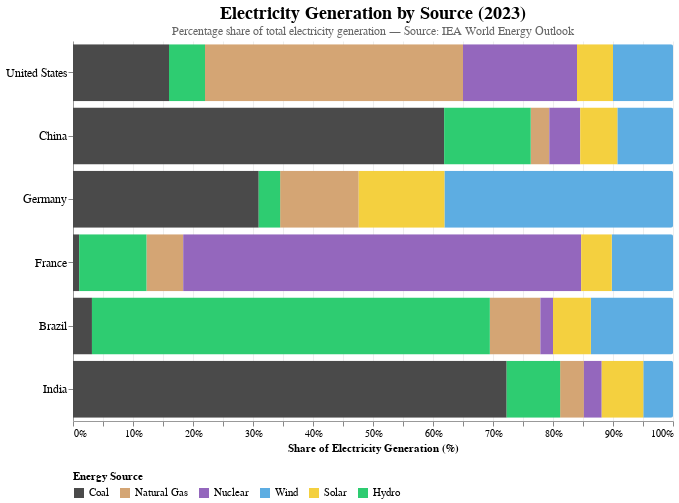

Vega-Lite specification for this chart:
### Vega-Lite specification from a JSON file in a GitHub repository (floating-point values rounded to 4 significant figures)
{"$schema": "https://vega.github.io/schema/vega-lite/v5.json", "title": {"text": "Electricity Generation by Source (2023)", "subtitle": "Percentage share of total electricity generation — Source: IEA World Energy Outlook", "fontSize": 18, "subtitleFontSize": 12, "subtitleColor": "#666"}, "width": 600, "height": 380, "data": {"values": [{"country": "United States", "source": "Coal", "share": 16}, {"country": "United States", "source": "Natural Gas", "share": 43}, {"country": "United States", "source": "Nuclear", "share": 19}, {"country": "United States", "source": "Wind", "share": 10}, {"country": "United States", "source": "Solar", "share": 6}, {"country": "United States", "source": "Hydro", "share": 6}, {"country": "China", "source": "Coal", "share": 60}, {"country": "China", "source": "Natural Gas", "share": 3}, {"country": "China", "source": "Nuclear", "share": 5}, {"country": "China", "source": "Wind", "share": 9}, {"country": "China", "source": "Solar", "share": 6}, {"country": "China", "source": "Hydro", "share": 14}, {"country": "Germany", "source": "Coal", "share": 26}, {"country": "Germany", "source": "Natural Gas", "share": 11}, {"country": "Germany", "source": "Nuclear", "share": 0}, {"country": "Germany", "source": "Wind", "share": 32}, {"country": "Germany", "source": "Solar", "share": 12}, {"country": "Germany", "source": "Hydro", "share": 3}, {"country": "France", "source": "Coal", "share": 1}, {"country": "France", "source": "Natural Gas", "share": 6}, {"country": "France", "source": "Nuclear", "share": 65}, {"country": "France", "source": "Wind", "share": 10}, {"country": "France", "source": "Solar", "share": 5}, {"country": "France", "source": "Hydro", "share": 11}, {"country": "Brazil", "source": "Coal", "share": 3}, {"country": "Brazil", "source": "Natural Gas", "share": 8}, {"country": "Brazil", "source": "Nuclear", "share": 2}, {"country": "Brazil", "source": "Wind", "share": 13}, {"country": "Brazil", "source": "Solar", "share": 6}, {"country": "Brazil", "source": "Hydro", "share": 63}, {"country": "India", "source": "Coal", "share": 73}, {"country": "India", "source": "Natural Gas", "share": 4}, {"country": "India", "source": "Nuclear", "share": 3}, {"country": "India", "source": "Wind", "share": 5}, {"country": "India", "source": "Solar", "share": 7}, {"country": "India", "source": "Hydro", "share": 9}]}, "mark": {"type": "bar", "cornerRadiusEnd": 2}, "encoding": {"y": {"field": "country", "type": "nominal", "title": null, "sort": ["United States", "China", "Germany", "France", "Brazil", "India"], "axis": {"labelFontSize": 12}}, "x": {"field": "share", "type": "quantitative", "title": "Share of Electricity Generation (%)", "stack": "normalize", "axis": {"format": ".0%"}}, "color": {"field": "source", "type": "nominal", "title": "Energy Source", "sort": ["Coal", "Natural Gas", "Nuclear", "Wind", "Solar", "Hydro"], "scale": {"domain": ["Coal", "Natural Gas", "Nuclear", "Wind", "Solar", "Hydro"], "range": ["#4a4a4a", "#d4a574", "#9467bd", "#5dade2", "#f4d03f", "#2ecc71"]}}, "tooltip": [{"field": "country", "type": "nominal", "title": "Country"}, {"field": "source", "type": "nominal", "title": "Source"}, {"field": "share", "type": "quantitative", "title": "Share (%)", "format": ".0f"}], "order": {"field": "source", "sort": "ascending"}}, "config": {"view": {"stroke": null}, "axis": {"gridColor": "#eee", "domainColor": "#999"}, "legend": {"orient": "bottom", "columns": 6, "labelFontSize": 11}}}
